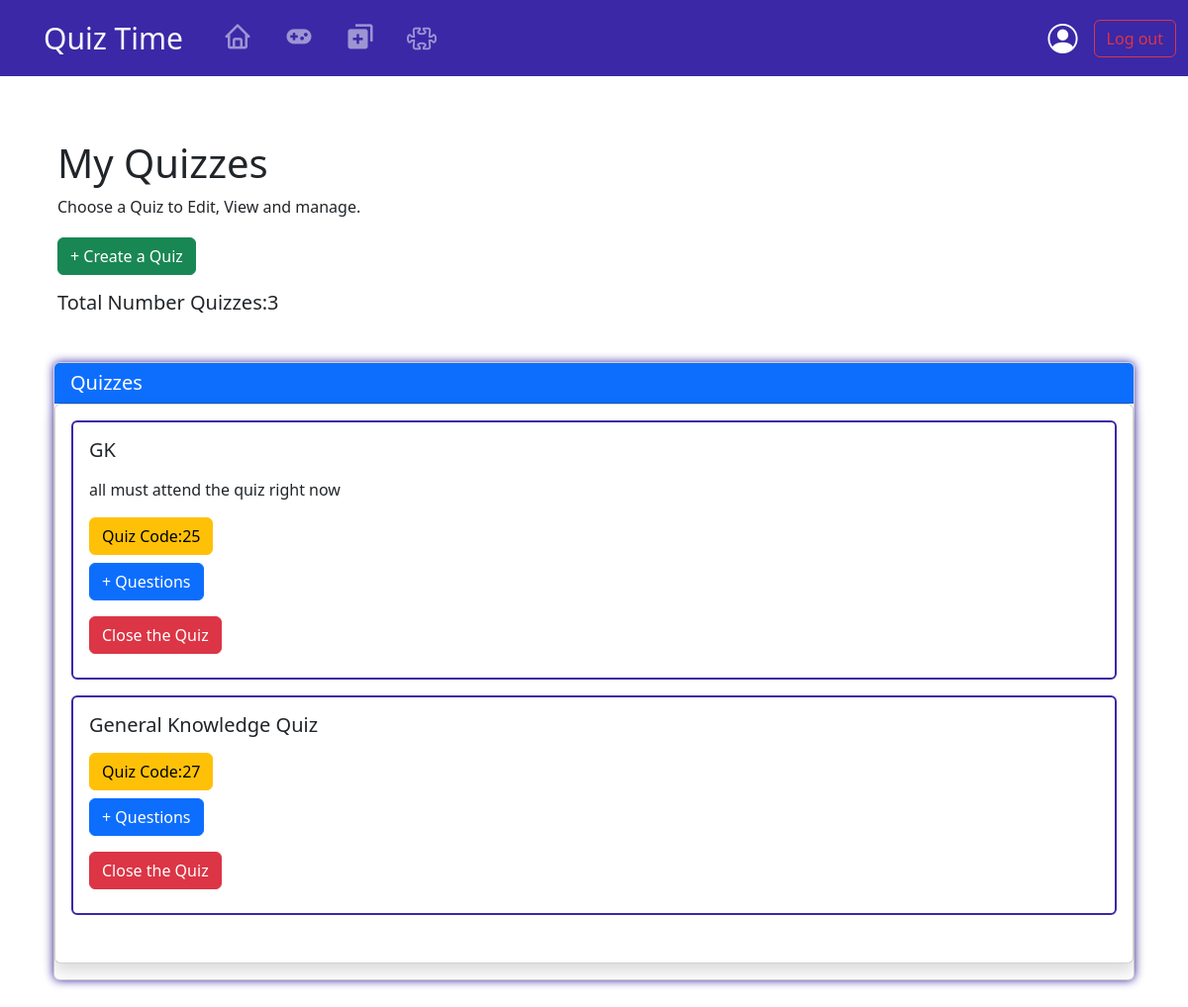
Screenshot of /myquiz/1 with the database file from the repository.
### quiz/models.py (models this page shows, shortened)
class Quiz(models.Model):
    creator = models.ForeignKey(User, on_delete=models.CASCADE)
    title = models.CharField(max_length=100)
    description = models.TextField()
    is_published = models.BooleanField(default=False)
    is_closed = models.BooleanField(default=False)

### quiz/views.py (the view)
# urls.py: path("myquiz/<int:user_id>",views.myquiz,name="myquiz"),
def myquiz(request,user_id):
    user = get_object_or_404(User, id=user_id)
    quiz = user.quiz_set.all()
    paginator = Paginator(quiz,5)
    page_Number = request.GET.get('page')
    quizes = paginator.get_page(page_Number)
    if request.method == "POST":
        quiz_id = request.POST.get('quiz_id')
        quiz = get_object_or_404(Quiz, id=quiz_id)
        quiz.is_closed = True
        quiz.save()
        return redirect('myquiz', user_id=request.user.id)
    context={
        'user':user,
        'quiz' : quizes,
        'quiz_count':quiz.count()
    }
    return render(request,"quiz/myQuiz.html",context)

### quiz/templates/quiz/myQuiz.html (shortened to what this page needs)
{% extends "quiz/layout.html" %}
{% block body %}
<div class="container rounded box-shadow1 bg-white mx-auto mt-5 m-5">
    <h1 class="mt=3 p-3">My Quizzes</h1>
    <p class="p-3" style="margin-top:-2rem;">Choose a Quiz to Edit, View and manage.</p>
    <a href="{% url 'create_quiz' %}" class="btn btn-success" style="margin-left:1rem;margin-top:-1rem;">+ Create a Quiz</a>
    <h5 class="m-3">Total Number Quizzes:{{ quiz_count }}</h5>
    <div class="container mt-5 mb-5">
        <div class="card box-shadow">
            <h5 class="card-header bg-primary text-white">Quizzes</h5>
            <div class="card mb-3 shadow">
            <div class="card-body rounded">
                {% if quiz_count == 0 %}
                <div class="mb-3 hover_effect rounded p-3" style="border:2px solid #3A28A7;">
                    <h5 class="card-title">Empty! No Quizes has been created!</h5>
                </div>
                {% else %}
                {% for quiz in quiz %}
                {% if quiz.is_published and quiz.is_closed == False %}
                    <div class="mb-3 hover_effect rounded p-3" style="border:2px solid #3A28A7;">
                        <h5 class="card-title">{{ quiz.title }}</h5>
                        <p class="card-text">{{ quiz.description|safe }}</p>
                        <h5 class="btn btn-warning">Quiz Code:{{ quiz.id }}<h5>
                        <a href="{% url 'question' quiz_id=quiz.id %}" class="btn btn-primary">+ Questions</a>
                        <form action="{% url 'myquiz' user_id=user.id %}" method="POST">
                            <button class="btn btn-danger mt-3" type="submit">Close the Quiz</button>
                        </form>
                    </div>
                    {% endif %}
                {% endfor %}
                {% endif %}
            </div>
            <nav aria-label = "Page navigation example">
            </nav>
        </div>
          </div>
    </div>
</div>
{% endblock %}

### quiz/templates/quiz/myQuiz.html (style rules this page uses)
body { background-image: url('https://png.pngtree.com/thumb_back/fh260/background/20210803/pngtree-modern-simple-elegant-dark-blue-landing-page-website-background-image_756950.jpg'); background-size: cover; }
.box-shadow { box-shadow:0 0 10px #3A28A7; }

### rows the page displays
Quiz: title "GK", description "all must attend the quiz right now", id "25"
Quiz: title "General Knowledge Quiz", id "27"

### other values shown
{{ quiz_count }} "3"
